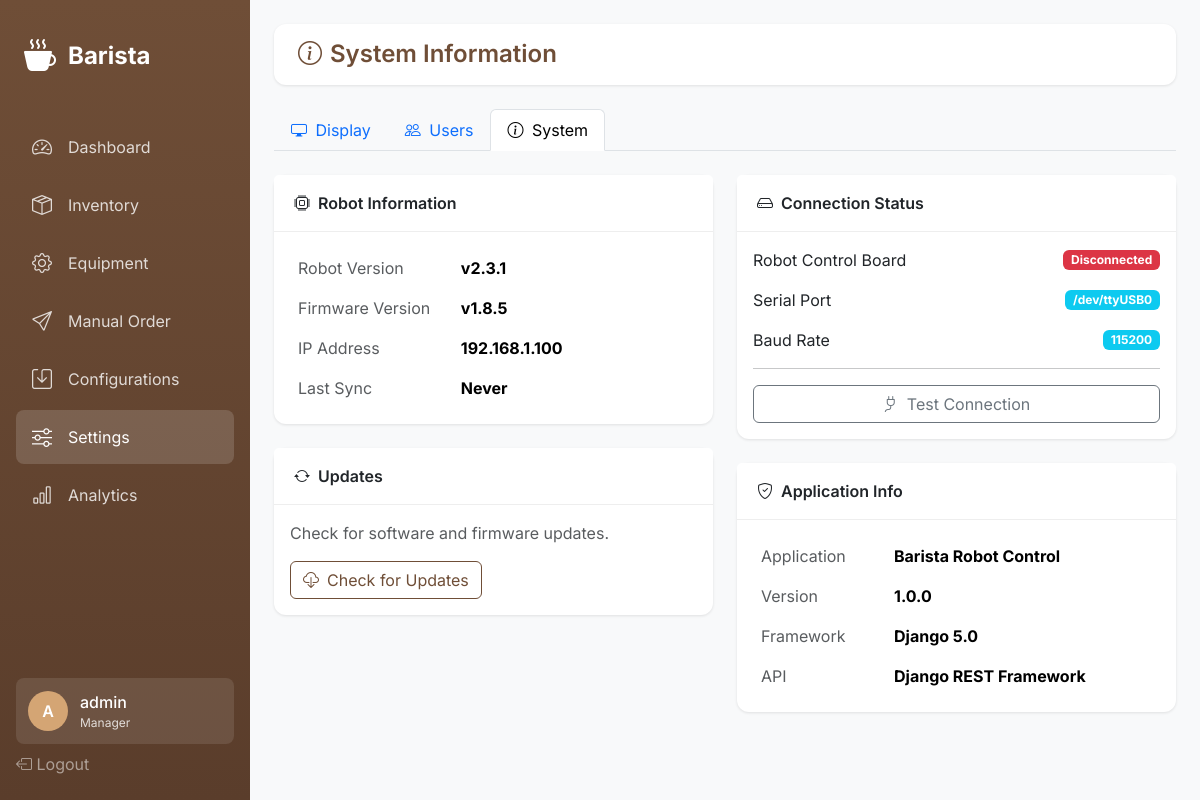
Page /settings/system/ (signed in) on the committed database.
### barista_app/models.py (models this page shows, shortened)
class UserProfile(AbstractUser):
    ROLE_CHOICES = [
        ('barista', 'Barista'),
        ('technician', 'Technician'),
        ('supervisor', 'Supervisor'),
        ('manager', 'Manager'),
    ]
    role = models.CharField(max_length=20, choices=ROLE_CHOICES, default='barista')
    last_activity = models.DateTimeField(null=True, blank=True)
    class Meta:
        db_table = 'user_profiles'

class SystemSettings(models.Model):
    THEME_CHOICES = [
        ('light', 'Light'),
        ('dark', 'Dark'),
    ]
    LANGUAGE_CHOICES = [
        ('en', 'English'),
        ('es', 'Spanish'),
        ('fr', 'French'),
    ]
    theme = models.CharField(max_length=10, choices=THEME_CHOICES, default='light')
    brightness = models.IntegerField(
        default=80,
        validators=[MinValueValidator(0), MaxValueValidator(100)]
    )
    volume = models.IntegerField(
        default=50,
        validators=[MinValueValidator(0), MaxValueValidator(100)]
    )
    language = models.CharField(max_length=5, choices=LANGUAGE_CHOICES, default='en')
    screen_timeout_minutes = models.IntegerField(
        default=10,
        validators=[MinValueValidator(1), MaxValueValidator(60)]
    )
    robot_version = models.CharField(max_length=20, default='v2.3.1')
    firmware_version = models.CharField(max_length=20, default='v1.8.5')
    ip_address = models.CharField(max_length=45, default='192.168.1.100')
    last_sync = models.DateTimeField(null=True, blank=True)
    updated_at = models.DateTimeField(auto_now=True)
    class Meta:
        db_table = 'system_settings'
        verbose_name_plural = 'System settings'
    @classmethod
    def get_settings(cls):
        settings, _ = cls.objects.get_or_create(pk=1)
        return settings

### barista_app/views.py (the view)
# urls.py: path('settings/system/', views.settings_system, name='settings-system'),
@login_required
def settings_system(request):
    settings = SystemSettings.get_settings()
    return render(request, 'barista/settings/system.html', {
        'settings': settings,
    })

### barista_app/templates/barista/settings/system.html (shortened to what this page needs)
{% extends 'barista/base.html' %}
{% block content %}
<div class="top-bar">
    <h1 class="page-title">
        <i class="bi bi-info-circle me-2"></i>System Information
    </h1>
</div>
<ul class="nav nav-tabs mb-4">
    <li class="nav-item">
        <a class="nav-link" href="{% url 'settings-display' %}">
            <i class="bi bi-display me-1"></i> Display
        </a>
    </li>
    <li class="nav-item">
        <a class="nav-link" href="{% url 'settings-users' %}">
            <i class="bi bi-people me-1"></i> Users
        </a>
    </li>
    <li class="nav-item">
        <a class="nav-link active" href="{% url 'settings-system' %}">
            <i class="bi bi-info-circle me-1"></i> System
        </a>
    </li>
</ul>
<div class="row">
    <div class="col-lg-6">
        <div class="card mb-4">
            <div class="card-header">
                <i class="bi bi-cpu me-2"></i>Robot Information
            </div>
            <div class="card-body">
                <table class="table table-borderless mb-0">
                    <tr>
                        <td class="text-muted" style="width: 40%;">Robot Version</td>
                        <td><strong>{{ settings.robot_version }}</strong></td>
                    </tr>
                    <tr>
                        <td class="text-muted">Firmware Version</td>
                        <td><strong>{{ settings.firmware_version }}</strong></td>
                    </tr>
                    <tr>
                        <td class="text-muted">IP Address</td>
                        <td><strong>{{ settings.ip_address }}</strong></td>
                    </tr>
                    <tr>
                        <td class="text-muted">Last Sync</td>
                        <td>
                            <strong>{{ settings.last_sync|date:"M d, Y H:i"|default:"Never" }}</strong>
                        </td>
                    </tr>
                </table>
            </div>
        </div>
        <div class="card">
            <div class="card-header">
                <i class="bi bi-arrow-repeat me-2"></i>Updates
            </div>
            <div class="card-body">
                <p class="text-muted">Check for software and firmware updates.</p>
                <button class="btn btn-outline-primary" onclick="checkUpdates()">
                    <i class="bi bi-cloud-download me-2"></i>Check for Updates
                </button>
            </div>
        </div>
    </div>
    <div class="col-lg-6">
        <div class="card mb-4">
            <div class="card-header">
                <i class="bi bi-hdd me-2"></i>Connection Status
            </div>
            <div class="card-body">
                <div class="d-flex align-items-center justify-content-between mb-3">
                    <span>Robot Control Board</span>
                    <span class="badge bg-secondary" id="robot-status">Checking...</span>
                </div>
                <div class="d-flex align-items-center justify-content-between mb-3">
                    <span>Serial Port</span>
                    <span class="badge bg-info">/dev/ttyUSB0</span>
                </div>
                <div class="d-flex align-items-center justify-content-between">
                    <span>Baud Rate</span>
                    <span class="badge bg-info">115200</span>
                </div>
                <hr>
                <button class="btn btn-outline-secondary w-100" onclick="testConnection()">
                    <i class="bi bi-plug me-2"></i>Test Connection
                </button>
            </div>
        </div>
        <div class="card">
            <div class="card-header">
                <i class="bi bi-shield-check me-2"></i>Application Info
            </div>
            <div class="card-body">
                <table class="table table-borderless mb-0">
                    <tr>
                        <td class="text-muted">Application</td>
                        <td><strong>Barista Robot Control</strong></td>
                    </tr>
                    <tr>
                        <td class="text-muted">Version</td>
                        <td><strong>1.0.0</strong></td>
                    </tr>
                    <tr>
                        <td class="text-muted">Framework</td>
                        <td><strong>Django 5.0</strong></td>
                    </tr>
                    <tr>
                        <td class="text-muted">API</td>
                        <td><strong>Django REST Framework</strong></td>
                    </tr>
                </table>
            </div>
        </div>
    </div>
</div>
{% endblock %}

### barista_app/templates/barista/base.html (shortened to what this page needs)
{% load static %}
<!DOCTYPE html>
<html lang="en" data-bs-theme="light">
<head>
    <link href="https://cdn.jsdelivr.net/npm/bootstrap@5.3.2/dist/css/bootstrap.min.css" rel="stylesheet">
    <link href="https://cdn.jsdelivr.net/npm/bootstrap-icons@1.11.1/font/bootstrap-icons.css" rel="stylesheet">
</head>
<body>
    {% if user.is_authenticated %}
    <nav class="sidebar">
        <a href="{% url 'dashboard' %}" class="sidebar-brand">
            <i class="bi bi-cup-hot-fill"></i>
            <span>Barista</span>
        </a>
        <ul class="sidebar-nav">
            <li class="nav-item">
                <a href="{% url 'dashboard' %}" class="nav-link {% if request.resolver_match.url_name == 'dashboard' %}active{% endif %}">
                    <i class="bi bi-speedometer2"></i>
                    <span>Dashboard</span>
                </a>
            </li>
            <li class="nav-item">
                <a href="{% url 'inventory-dashboard' %}" class="nav-link {% if 'inventory' in request.path %}active{% endif %}">
                    <i class="bi bi-box-seam"></i>
                    <span>Inventory</span>
                </a>
            </li>
            <li class="nav-item">
                <a href="{% url 'equipment-overview' %}" class="nav-link {% if 'equipment' in request.path %}active{% endif %}">
                    <i class="bi bi-gear"></i>
                    <span>Equipment</span>
                </a>
            </li>
            <li class="nav-item">
                <a href="{% url 'manual-order' %}" class="nav-link {% if request.resolver_match.url_name == 'manual-order' %}active{% endif %}">
                    <i class="bi bi-send"></i>
                    <span>Manual Order</span>
                </a>
            </li>
            <li class="nav-item">
                <a href="{% url 'configurations-list' %}" class="nav-link {% if 'configurations' in request.path %}active{% endif %}">
                    <i class="bi bi-save"></i>
                    <span>Configurations</span>
                </a>
            </li>
            <li class="nav-item">
                <a href="{% url 'settings-display' %}" class="nav-link {% if 'settings' in request.path %}active{% endif %}">
                    <i class="bi bi-sliders"></i>
                    <span>Settings</span>
                </a>
            </li>
            <li class="nav-item">
                <a href="{% url 'analytics-overview' %}" class="nav-link {% if 'analytics' in request.path %}active{% endif %}">
                    <i class="bi bi-bar-chart"></i>
                    <span>Analytics</span>
                </a>
            </li>
        </ul>
        <div class="sidebar-footer">
            <div class="user-info">
                <div class="user-avatar">
                    {{ user.username|slice:":1"|upper }}
                </div>
                <div class="user-details">
                    <div class="user-name">{{ user.username }}</div>
                    <div class="user-role">{{ user.get_role_display }}</div>
                </div>
            </div>
            <a href="{% url 'logout' %}" class="nav-link text-white-50">
                <i class="bi bi-box-arrow-left"></i>
                <span>Logout</span>
            </a>
        </div>
    </nav>
    {% endif %}
    <main class="main-content {% if not user.is_authenticated %}ms-0{% endif %}">
        {% block content %}{% endblock %}
    </main>
</body>
</html>

### barista_app/templates/barista/base.html (style rules this page uses)
:root { --sidebar-width: 250px; --primary-color: #6f4e37; --secondary-color: #c4a484; --accent-color: #d4a574; }
* { font-family: 'Inter', sans-serif; }
body { background-color: #f8f9fa; min-height: 100vh; }
.sidebar { position: fixed; top: 0; left: 0; height: 100vh; width: var(--sidebar-width); background: linear-gradient(180deg, var(--primary-color) 0%, #5a3d2b 100%); padding: 1.5rem 1rem; z-index: 1000; transition: transform 0.3s ease; }
.sidebar-brand { color: white; font-size: 1.5rem; font-weight: 700; text-decoration: none; display: flex; align-items: center; gap: 0.75rem; padding: 0.5rem; margin-bottom: 2rem; }
.sidebar-brand i { font-size: 2rem; }
.sidebar-nav { list-style: none; padding: 0; margin: 0; }
.sidebar-nav .nav-item { margin-bottom: 0.25rem; }
.sidebar-nav .nav-link { color: rgba(255, 255, 255, 0.8); padding: 0.75rem 1rem; border-radius: 0.5rem; display: flex; align-items: center; gap: 0.75rem; text-decoration: none; transition: all 0.2s; }
.sidebar-nav .nav-link:hover, .sidebar-nav .nav-link.active { background: rgba(255, 255, 255, 0.15); color: white; }
.sidebar-nav .nav-link i { font-size: 1.25rem; width: 1.5rem; }
.sidebar-footer { position: absolute; bottom: 1.5rem; left: 1rem; right: 1rem; }
.user-info { background: rgba(255, 255, 255, 0.1); border-radius: 0.5rem; padding: 0.75rem; color: white; display: flex; align-items: center; gap: 0.75rem; margin-bottom: 0.5rem; }
.user-avatar { width: 40px; height: 40px; border-radius: 50%; background: var(--accent-color); display: flex; align-items: center; justify-content: center; font-weight: 600; }
.user-details { flex: 1; overflow: hidden; }
.user-name { font-weight: 500; white-space: nowrap; overflow: hidden; text-overflow: ellipsis; }
.user-role { font-size: 0.75rem; opacity: 0.8; }
.main-content { margin-left: var(--sidebar-width); padding: 1.5rem; min-height: 100vh; }
.top-bar { background: white; border-radius: 0.75rem; padding: 1rem 1.5rem; margin-bottom: 1.5rem; display: flex; justify-content: space-between; align-items: center; box-shadow: 0 1px 3px rgba(0,0,0,0.1); }
.page-title { font-size: 1.5rem; font-weight: 600; color: var(--primary-color); margin: 0; }
.card { border: none; border-radius: 0.75rem; box-shadow: 0 1px 3px rgba(0,0,0,0.1); }
.card-header { background: white; border-bottom: 1px solid #eee; font-weight: 600; padding: 1rem 1.25rem; }
.btn-outline-primary { color: var(--primary-color); border-color: var(--primary-color); }
.table { background: white; border-radius: 0.75rem; overflow: hidden; }

### rows in the picture
UserProfile: username "A", username "admin", role "Manager"
SystemSettings: robot_version "v2.3.1", firmware_version "v1.8.5", ip_address "192.168.1.100", last_sync "Never"
